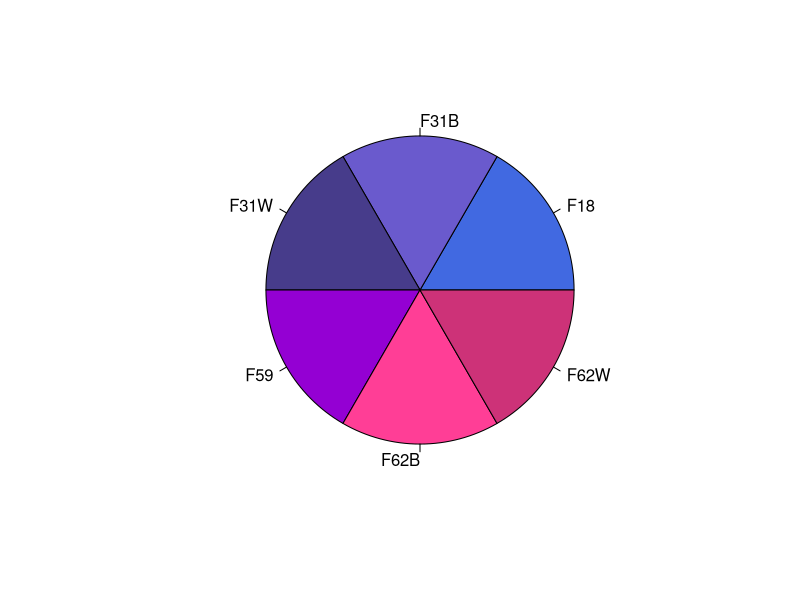

Recreate this plot in R.
## ---- chunk 1
# https://github.com/rstudio/rmarkdown/issues/1453
hooks = knitr::knit_hooks$get()
hook_foldable = function(type) {
  force(type)
  function(x, options) {
    res = hooks[[type]](x, options)
    
    if (isFALSE(options[[paste0("fold_", type)]])) return(res)
    
    paste0(
      "<details><summary>", "show", "</summary>\n\n",
      res,
      "\n\n</details>"
    )
  }
}
knitr::knit_hooks$set(
  output = hook_foldable("output"),
  plot = hook_foldable("plot"),
  time_it = local({
    now = NULL
    function(before, options) {
      if (options$time_it) {
        if (before) {
          now <<- Sys.time()
        } else {
          res = difftime(Sys.time(), now, units = "secs")
          paste("(Time to run :", round(res, digits = 2), "s)")
        }
      }
    }
  })
)
## ---- chunk 2
set.seed(1337L)
knitr::opts_chunk$set(echo = TRUE, # display code
                      # display chunk output
                      message = FALSE,
                      warning = FALSE,
                      fold_output = FALSE, # usefull for sessionInfo()
                      fold_plot = FALSE,
                      
                      # figure settings
                      fig.align = 'center',
                      fig.width = 20,
                      fig.height = 15,
                      
                      # something about seed, chunk and Rmarkdown compilation
                      # https://stackoverflow.com/questions/39417003/long-vectors-not-supported-yet-error-in-rmd-but-not-in-r-script
                      # cache = TRUE,
                      cache.lazy = FALSE, 
                      
                      # add runtime after chunk
                      time_it = FALSE)
## ---- chunk 3
library(dplyr)
library(patchwork)
library(ggplot2)

.libPaths()
## ---- chunk 4
save_name = "wu"
out_dir = "."
## ---- chunk 5
sample_info = data.frame(
  project_name = c("F18", "F31B", "F31W", "F59", "F62B", "F62W"),
  sample_type = rep("Wu_HD", 6),
  color = c("royalblue", "slateblue", "slateblue4", "darkviolet", "violetred1", "violetred3"),
  stringsAsFactors = FALSE) %>%
  dplyr::mutate(project_name = factor(project_name, levels = project_name)) %>%
  dplyr::mutate(unique_id = data.table::rowid(sample_type)) %>%
  dplyr::mutate(sample_identifier = paste0(sample_type, "_", unique_id)) %>%
  dplyr::mutate(sample_identifier = factor(sample_identifier, levels = sample_identifier)) %>%
  dplyr::select(project_name,  sample_type, sample_identifier, color)

sample_info
## ---- chunk 6
graphics::pie(rep(1, nrow(sample_info)),
              col = sample_info$color,
              labels = sample_info$project_name)
## ---- chunk 7
saveRDS(sample_info, file = paste0(out_dir, "/", save_name, "_sample_info.rds"))
## ---- chunk 8
sessionInfo()
